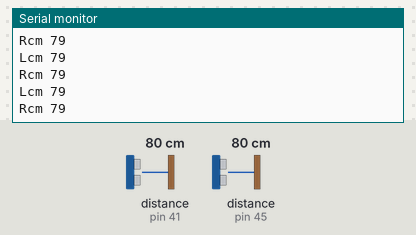
Bench run of a sketch on a simulated Arduino Mega 2560, built with avr-gcc and run on an emulated ATmega2560. Shown: the last lines printed to the serial monitor. Wiring (inferred from the names in the program): 2 × ultrasonic range finder: trigger pin 39, echo pin 41 / trigger pin 43, echo pin 45. The test bench sets the inputs (shaded band); at power-on: distance to the obstacle (sensors on pin 41, pin 45) 80 cm. The echo pulse lasts 58.3 µs per cm.

Above: at 1.4 s.
1.5 s: distance to the obstacle (sensor on pin 41) set to 2 cm
At 1.76 s:
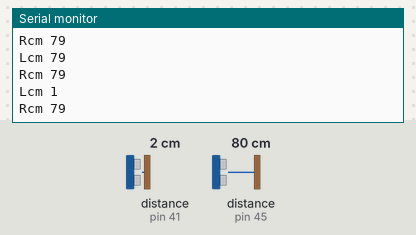
3.0 s: distance to the obstacle (sensor on pin 45) set to 2 cm
At 3.28 s:
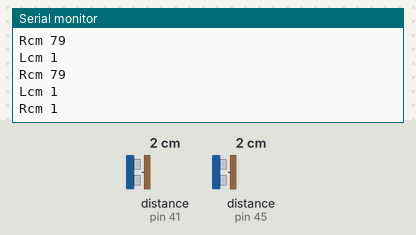
4.5 s: distance to the obstacle (sensor on pin 41) set to 4 cm
At 4.79 s:
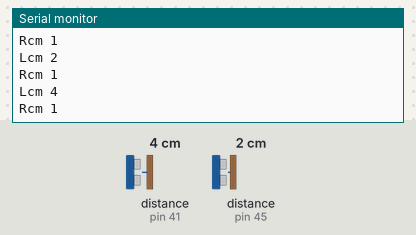
6.0 s: distance to the obstacle (sensor on pin 45) set to 4 cm
At 6.3 s:
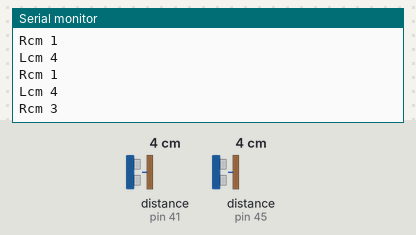
7.5 s: distance to the obstacle (sensor on pin 41) set to 299 cm
At 7.52 s:
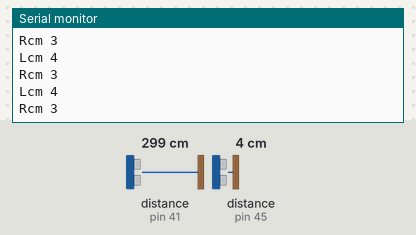
Timing chart, 0 to 10.5 s (numbered marks = the images above; inputs shaded):
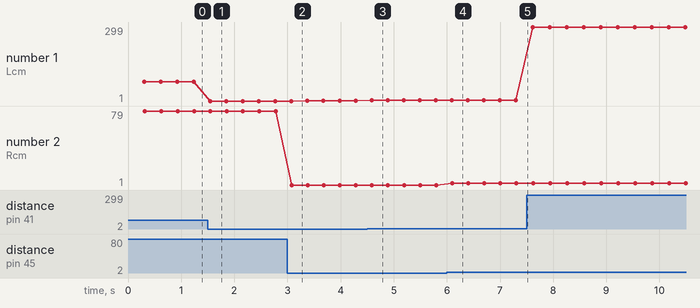

Measured:
- after the input at 1.5 s, the serial monitor: prints a new line at once (image 1)
- after the input at 3.0 s, the serial monitor: prints a new line after 0.08 s (image 2)
- after the input at 4.5 s, the serial monitor: prints a new line after 0.08 s (image 3)
- after the input at 6.0 s, the serial monitor: prints a new line after 0.10 s (image 4)
- plotted number 1: 79 → 1 after the input at 1.5 s, 1 → 2 after the input at 3.0 s, 2 → 4 after the input at 4.5 s, 4 → 299 after the input at 7.5 s
- plotted number 2: 1 → 3 after the input at 6.0 s

The sketch:

HC-SR04.ino
```cpp
int trigPin_L = 39;
int echoPin_L = 41;
int trigPin_R = 43;
int echoPin_R = 45;

long duration_L, Lcm, duration_R, Rcm ;  //宣告計算距離時，需要用到的兩個實數

void setup() {
  Serial.begin (9600);           //設定序列埠監控視窗 (Serial Monitor) 和 Arduino資料傳輸速率為 9600 bps (Bits Per Second)
  pinMode(trigPin_L, OUTPUT);      //Arduino 對外啟動距離感測器Trig腳，射出超音波
  pinMode(echoPin_L, INPUT);       //超音波被障礙物反射後，Arduino讀取感測器Echo腳的時間差
  pinMode(trigPin_R, OUTPUT);
  pinMode(echoPin_R, INPUT);
}

void loop()
{
  delay(300);
  //程式計算出距離值 cm
  digitalWrite(trigPin_L, LOW);
  delayMicroseconds(5);
  digitalWrite(trigPin_L, HIGH);
  delayMicroseconds(10);
  digitalWrite(trigPin_L, LOW);
  pinMode(echoPin_L, INPUT);
  duration_L = pulseIn(echoPin_L, HIGH);
  Lcm = (duration_L/2) / 29.1;

  Serial.print("Lcm ");     //印出距離值 cm 在序列埠監控顯示器 單位公分
  Serial.println(Lcm);

  digitalWrite(trigPin_R, LOW);
  delayMicroseconds(5);
  digitalWrite(trigPin_R, HIGH);
  delayMicroseconds(10);
  digitalWrite(trigPin_R, LOW);
  pinMode(echoPin_R, INPUT);
  duration_R = pulseIn(echoPin_R, HIGH);
  Rcm = (duration_R/2) / 29.1;

  Serial.print("Rcm ");     //印出距離值 cm 在序列埠監控顯示器 單位公分
  Serial.println(Rcm);
}
```
